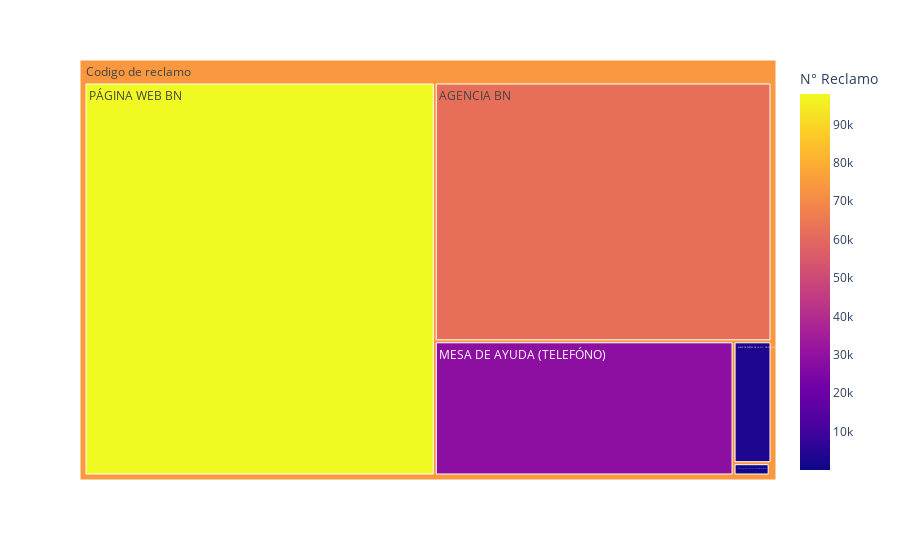

Notebook source saved alongside this figure:
### Code cell
data_temp = datos_preprocessed.groupby(['Canal Ingreso']).agg({ 'N° Reclamo': "count"})
data_temp = data_temp.sort_values(by=['N° Reclamo'], ascending = False).reset_index()

fig = px.treemap(data_temp, path=[px.Constant('Codigo de reclamo'),'Canal Ingreso'], values='N° Reclamo',
                  color='N° Reclamo', hover_data=['Canal Ingreso'])
fig.show()

# Usar diagrama Pie

### Figure 1 — Plotly figure (JSON) as saved in the notebook; plotly's stock layout.template omitted (floating-point values rounded to 4 significant figures)
{"data": [{"branchvalues": "total", "customdata": [["AGENCIA BN", 61963], ["MESA DE AYUDA (TELEFÓNO)", 28516], ["MESA DE PARTES DE LA OF. PRINCIPAL", 3288], ["ORGANISMOS EXTERNOS (SBS,INDECOPI,SUNAT,OTROS)", 16], ["PÁGINA WEB BN", 97896], ["ÁREAS OPERATIVAS DE LA OFICINA PRINCIPAL", 316], ["(?)", 74210.0]], "domain": {"x": [0, 1], "y": [0, 1]}, "hovertemplate": "labels=%{label}<br>N° Reclamo_sum=%{value}<br>parent=%{parent}<br>id=%{id}<br>Canal Ingreso=%{customdata[0]}<br>N° Reclamo=%{color}<extra></extra>", "ids": ["Codigo de reclamo/AGENCIA BN", "Codigo de reclamo/MESA DE AYUDA (TELEFÓNO)", "Codigo de reclamo/MESA DE PARTES DE LA OF. PRINCIPAL", "Codigo de reclamo/ORGANISMOS EXTERNOS (SBS,INDECOPI,SUNAT,OTROS)", "Codigo de reclamo/PÁGINA WEB BN", "Codigo de reclamo/ÁREAS OPERATIVAS DE LA OFICINA PRINCIPAL", "Codigo de reclamo"], "labels": ["AGENCIA BN", "MESA DE AYUDA (TELEFÓNO)", "MESA DE PARTES DE LA OF. PRINCIPAL", "ORGANISMOS EXTERNOS (SBS,INDECOPI,SUNAT,OTROS)", "PÁGINA WEB BN", "ÁREAS OPERATIVAS DE LA OFICINA PRINCIPAL", "Codigo de reclamo"], "marker": {"coloraxis": "coloraxis", "colors": [61963, 28516, 3288, 16, 97896, 316, 74210.0]}, "name": "", "parents": ["Codigo de reclamo", "Codigo de reclamo", "Codigo de reclamo", "Codigo de reclamo", "Codigo de reclamo", "Codigo de reclamo", ""], "type": "treemap", "values": [61963, 28516, 3288, 16, 97896, 316, 191995]}], "layout": {"coloraxis": {"colorbar": {"title": {"text": "N° Reclamo"}}, "colorscale": [[0, "#0d0887"], [0.1111, "#46039f"], [0.2222, "#7201a8"], [0.3333, "#9c179e"], [0.4444, "#bd3786"], [0.5556, "#d8576b"], [0.6667, "#ed7953"], [0.7778, "#fb9f3a"], [0.8889, "#fdca26"], [1, "#f0f921"]]}, "legend": {"tracegroupgap": 0}, "margin": {"t": 60}}}
